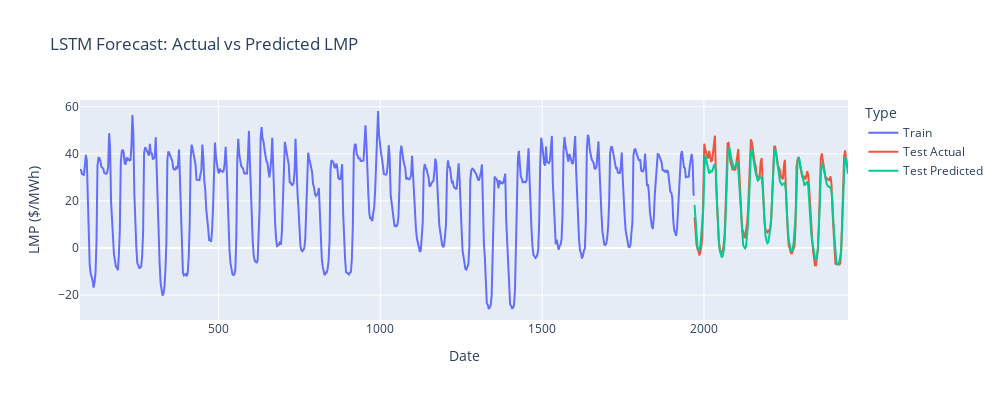

Notebook code for this chart:
### Code cell
model = Sequential([
    LSTM(50, activation='relu', input_shape=(X_train.shape[1], 1)),
    Dense(1)
])

model.compile(optimizer='adam', loss='mse')
history = model.fit(X_train, y_train, epochs=20, batch_size=32, validation_split=0.1)

y_pred = model.predict(X_test)
y_pred_inv = scaler.inverse_transform(y_pred)
y_test_inv = scaler.inverse_transform(y_test)


# plt.figure(figsize=(12, 5))
# plt.plot(y_test_inv, label="Actual")
# plt.plot(y_pred_inv, label="Predicted")
# plt.title("LSTM Forecast of LMP")
# plt.legend()
# plt.show()

# Prepare DataFrame for Plotly
test_index = df.index[seq_len + split:]  
train_index = df.index[seq_len:seq_len + split] 

# Build combined DataFrame
df_plot = pd.DataFrame({
    'Time': np.concatenate([train_index, test_index]),
    'LMP': np.concatenate([scaler.inverse_transform(y_train).flatten(),
                           y_test_inv.flatten()]),
    'Type': ['Train'] * len(train_index) + ['Test Actual'] * len(test_index)
})

df_pred = pd.DataFrame({
    'Time': test_index,
    'LMP': y_pred_inv.flatten(),
    'Type': ['Test Predicted'] * len(test_index)
})

df_combined = pd.concat([df_plot, df_pred], ignore_index=True)

# Plot with Plotly Express
fig = px.line(df_combined, x='Time', y='LMP', color='Type',
              title='LSTM Forecast: Actual vs Predicted LMP',
              labels={'LMP': 'LMP ($/MWh)', 'Time': 'Date'})
fig.update_layout(height=400, width=1000)
fig.show()

### Figure 1 — Plotly figure (JSON) as saved in the notebook; plotly's stock layout.template omitted (floating-point values rounded to 4 significant figures; data arrays with more than 128 entries replaced by an {"elided": "..."} marker saying what was removed)
{"data": [{"hovertemplate": "Type=Train<br>Date=%{x}<br>LMP ($/MWh)=%{y}<extra></extra>", "legendgroup": "Train", "line": {"color": "#636efa", "dash": "solid"}, "marker": {"symbol": "circle"}, "mode": "lines", "name": "Train", "orientation": "v", "showlegend": true, "type": "scatter", "x": {"elided": "633 int values"}, "xaxis": "x", "y": {"elided": "633 float values"}, "yaxis": "y"}, {"hovertemplate": "Type=Test Actual<br>Date=%{x}<br>LMP ($/MWh)=%{y}<extra></extra>", "legendgroup": "Test Actual", "line": {"color": "#EF553B", "dash": "solid"}, "marker": {"symbol": "circle"}, "mode": "lines", "name": "Test Actual", "orientation": "v", "showlegend": true, "type": "scatter", "x": {"elided": "159 int values"}, "xaxis": "x", "y": {"elided": "159 float values"}, "yaxis": "y"}, {"hovertemplate": "Type=Test Predicted<br>Date=%{x}<br>LMP ($/MWh)=%{y}<extra></extra>", "legendgroup": "Test Predicted", "line": {"color": "#00cc96", "dash": "solid"}, "marker": {"symbol": "circle"}, "mode": "lines", "name": "Test Predicted", "orientation": "v", "showlegend": true, "type": "scatter", "x": {"elided": "159 int values"}, "xaxis": "x", "y": {"elided": "159 float values"}, "yaxis": "y"}], "layout": {"height": 400, "legend": {"title": {"text": "Type"}, "tracegroupgap": 0}, "title": {"text": "LSTM Forecast: Actual vs Predicted LMP"}, "width": 1000, "xaxis": {"anchor": "y", "domain": [0, 1], "title": {"text": "Date"}}, "yaxis": {"anchor": "x", "domain": [0, 1], "title": {"text": "LMP ($/MWh)"}}}}
